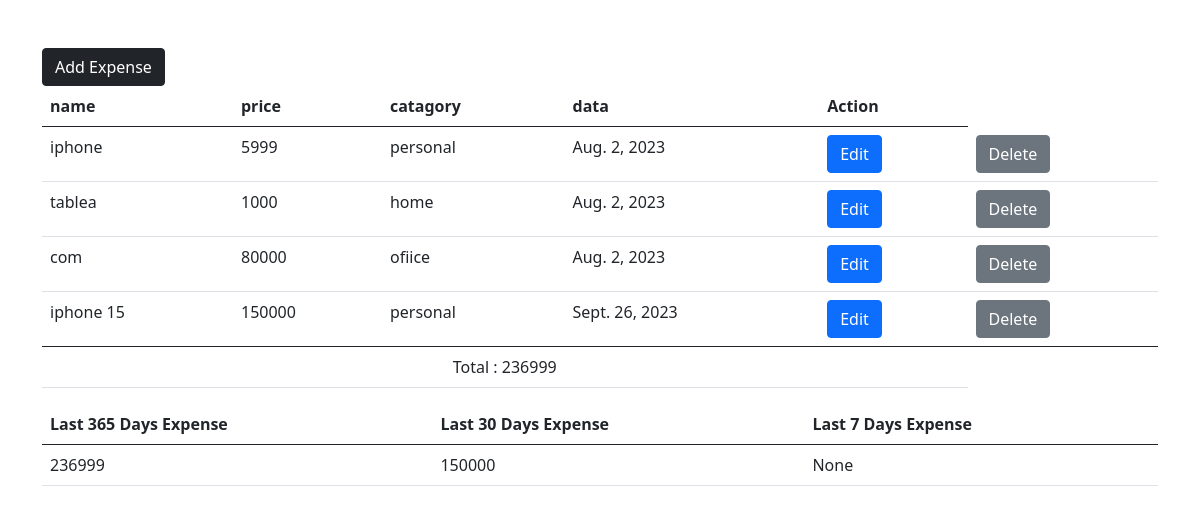
The page / on the database its author committed.
### app/models.py (models this page shows)
class exp(models.Model):
    name=models.CharField(max_length=100)
    price=models.IntegerField()
    catagory=models.CharField(max_length=50)
    date=models.DateField(auto_now=True)

### app/views.py (the view)
# urls.py: path('', views.index),
def index(request):
    exps = exp.objects.all()
    sum = exp.objects.aggregate(Sum("price"))
    print(sum)
    last_year = datetime.date.today() - datetime.timedelta(days=365)
    data = exp.objects.filter(date__gt=last_year)
    yearly_sum = data.aggregate(Sum("price"))
    last_month = datetime.date.today() - datetime.timedelta(days=30)
    data = exp.objects.filter(date__gt=last_month)
    month_sum = data.aggregate(Sum("price"))
    last_week = datetime.date.today() - datetime.timedelta(days=7)
    data = exp.objects.filter(date__gt=last_week)
    week_sum = data.aggregate(Sum("price"))
    daybyday = exp.objects.filter().values('date').order_by().annotate(Sum("price"))
    print(daybyday)
    return render(request, 'index.html',
                  {'exps': exps, 'sum': sum, 'yearly_sum': yearly_sum, 'month_sum': month_sum, 'week_sum': week_sum})

### templates/index.html (shortened to what this page needs)
<!doctype html>
<html lang="en">
<head>
    <link href="https://cdn.jsdelivr.net/npm/bootstrap@5.0.2/dist/css/bootstrap.min.css" rel="stylesheet"
>
</head>
<body>
<div class="container mt-5">
    <a type="button" href="/home/" class="btn btn-dark">Add Expense</a>
    <table class="table">
        <thead>
        <tr>
            <th scope="col">name</th>
            <th scope="col">price</th>
            <th scope="col">catagory</th>
            <th scope="col">data</th>
            <th scope="col">Action</th>
        </tr>
        </thead>
        <tbody>
        {% for i in exps %}
        <tr>
            <td>{{i.name}}</td>
            <td>{{i.price}}</td>
            <td>{{i.catagory}}</td>
            <td>{{i.date}}</td>
            <td>
                <a href="/update/{{i.id}}" type="button" class="btn btn-primary">Edit</a>
            </td>
            <td>
                <a href="/delete/{{i.id}}" type="button" class="btn btn-secondary">Delete</a>
            </td>
        </tr>
        {% endfor %}
        </tbody>
        <tr class="tr">
            <td colspan="5" class="text-center">Total : {{ sum.price__sum }}</td>
        </tr>
    </table>
    <table class="table">
        <thead>
        <tr>
            <th scope="col">Last 365 Days Expense</th>
            <th scope="col">Last 30 Days Expense</th>
            <th scope="col">Last 7 Days Expense</th>
        </tr>
        </thead>
        <tbody>
        <tr>
            <td>{{ yearly_sum.price__sum }}</td>
            <td>{{ month_sum.price__sum }}</td>
            <td>{{ week_sum.price__sum }}</td>
        </tr>
        </tbody>
    </table>
</div>
</body>
</html>

### rows shown on the page
exp: name "iphone", price "5999", catagory "personal", date "Aug. 2, 2023"
exp: name "tablea", price "1000", catagory "home", date "Aug. 2, 2023"
exp: name "com", price "80000", catagory "ofiice", date "Aug. 2, 2023"
exp: name "iphone 15", price "150000", catagory "personal", date "Sept. 26, 2023"

### other values the page prints
{{ sum.price__sum }} "236999"
{{ yearly_sum.price__sum }} "236999"
{{ month_sum.price__sum }} "150000"
{{ week_sum.price__sum }} "None"
